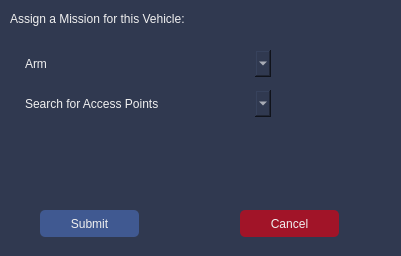
<?xml version="1.0" encoding="UTF-8"?>
<ui version="4.0">
 <class>MissionSelectWidget</class>
 <widget class="QWidget" name="MissionSelectWidget">
  <property name="geometry">
   <rect>
    <x>0</x>
    <y>0</y>
    <width>401</width>
    <height>256</height>
   </rect>
  </property>
  <property name="windowTitle">
   <string>Form</string>
  </property>
  <property name="styleSheet">
   <string notr="true">background-color: rgb(48, 57, 80);
color: rgb(240, 240, 240);
border-radius: 5px;</string>
  </property>
  <widget class="QComboBox" name="missionComboBox">
   <property name="geometry">
    <rect>
     <x>20</x>
     <y>50</y>
     <width>251</width>
     <height>27</height>
    </rect>
   </property>
   <property name="editable">
    <bool>false</bool>
   </property>
   <item>
    <property name="text">
     <string>Arm</string>
    </property>
   </item>
   <item>
    <property name="text">
     <string>Disarm</string>
    </property>
   </item>
   <item>
    <property name="text">
     <string>Land</string>
    </property>
   </item>
   <item>
    <property name="text">
     <string>Follow A Play</string>
    </property>
   </item>
   <item>
    <property name="text">
     <string>Loiter</string>
    </property>
   </item>
   <item>
    <property name="text">
     <string>Return Home</string>
    </property>
   </item>
  </widget>
  <widget class="QComboBox" name="playsComboBox">
   <property name="enabled">
    <bool>false</bool>
   </property>
   <property name="geometry">
    <rect>
     <x>20</x>
     <y>90</y>
     <width>251</width>
     <height>27</height>
    </rect>
   </property>
   <item>
    <property name="text">
     <string>Search for Access Points</string>
    </property>
   </item>
   <item>
    <property name="text">
     <string>Scout Building</string>
    </property>
   </item>
  </widget>
  <widget class="QLabel" name="label">
   <property name="geometry">
    <rect>
     <x>10</x>
     <y>10</y>
     <width>241</width>
     <height>17</height>
    </rect>
   </property>
   <property name="text">
    <string>Assign a Mission for this Vehicle:</string>
   </property>
  </widget>
  <widget class="QPushButton" name="submitMission">
   <property name="geometry">
    <rect>
     <x>40</x>
     <y>210</y>
     <width>99</width>
     <height>27</height>
    </rect>
   </property>
   <property name="styleSheet">
    <string notr="true">background-color: rgb(64, 89, 145);
color: rgb(240, 240, 240);</string>
   </property>
   <property name="text">
    <string>Submit</string>
   </property>
  </widget>
  <widget class="QPushButton" name="cancelMission">
   <property name="geometry">
    <rect>
     <x>240</x>
     <y>210</y>
     <width>99</width>
     <height>27</height>
    </rect>
   </property>
   <property name="styleSheet">
    <string notr="true">background-color: rgb(161, 20, 40);
color: rgb(240, 240, 240);</string>
   </property>
   <property name="text">
    <string>Cancel</string>
   </property>
  </widget>
 </widget>
 <resources/>
 <connections/>
</ui>
